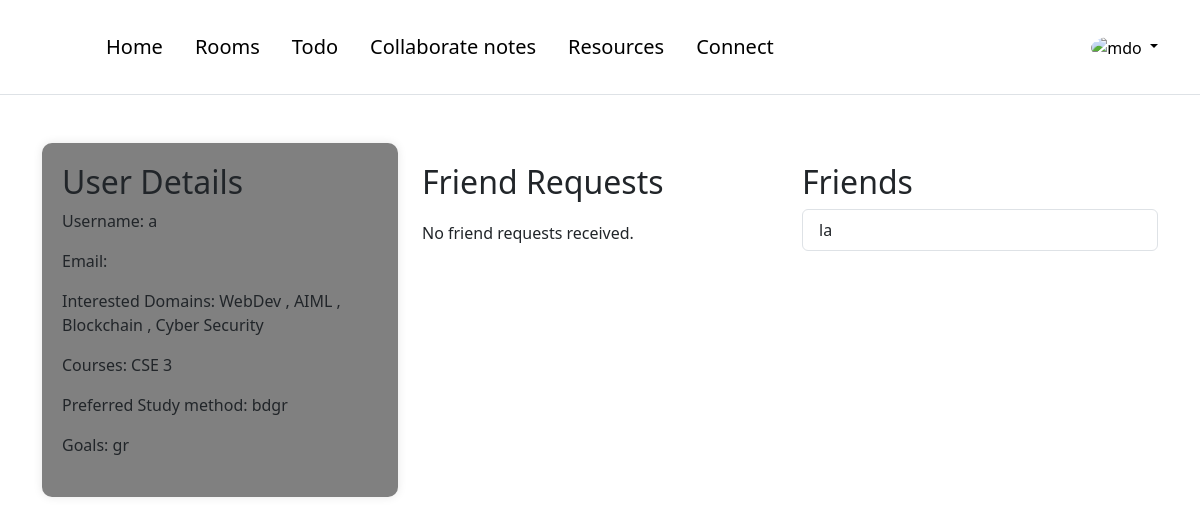
Before: /accounts/profile/ (signed in) with the older database file.
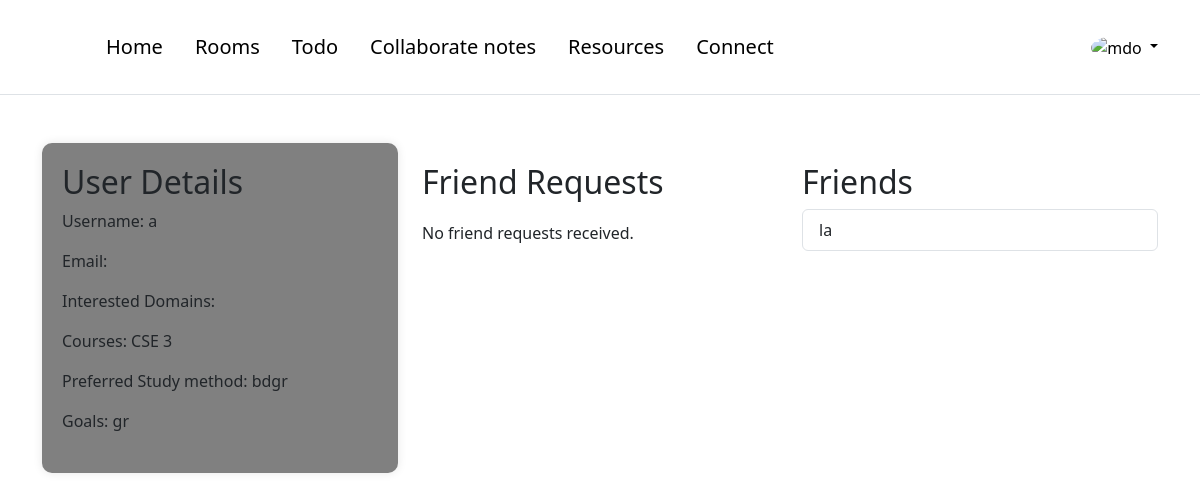
After: the same page with the newer database file.
### accounts/models.py (models this page shows, shortened)
class Domain(models.Model):
    name = models.CharField(max_length=20, unique=True)

### accounts/views.py (the view)
# urls.py: path('profile/', views.profile, name="profile"),
@login_required(login_url='accounts:login')
def profile(request):
    user = request.user
    friend_requests = FriendRequest.objects.filter(receiver=user)  # Requests sent by the user
    user_profile = UserProfile.objects.get(user=user)
    friends = user_profile.friends.all()
    context = {
        'user': user,
        'friend_requests': friend_requests,
        'friends': friends,
    }
    return render(request, 'accounts/profile.html', context)

### frontend/templates/accounts/profile.html (shortened to what this page needs)
{% extends 'base/base.html' %}
{% load static %}
{% block content %}
<div class="container mt-5">
    <div class="row">
        <div class="col-md-4">
            <div class="profile-container">
                <div class="profile-details">
                    <h2>User Details</h2>
                    <p>Username: {{ user.username }}</p>
                    <p>Email: {{ user.email }}</p>
                    <p>Interested Domains:
                        {% for domain in request.user.userprofile.domains.all %}
                        {{ domain.name }}
                        {% if not forloop.last %}, {% endif %}
                        {% endfor %}
                    </p>
                    <p>Courses: {{ user.userprofile.courses }}</p>
                    <p>Preferred Study method: {{ user.userprofile.preferred_study_methods }}</p>
                    <p>Goals: {{ user.userprofile.goals }}</p>
                </div>
            </div>
        </div>
        <div class="col-md-4">
            <div class="friend-request">
                <h2>Friend Requests</h2>
                {% if friend_requests %}
                <ul class="list-group">
                    {% for request in friend_requests %}
                    <li class="list-group-item">
                        From: {{ request.sender.username }}<br>
                        Domain: {% for domain in request.sender.userprofile.domains.all %}
                                {{ domain.name }}
                                {% if not forloop.last %}, {% endif %}
                                {% endfor %}
                        <form method="post" action="{% url 'accounts:acdrequest' request.id %}">
                            {% csrf_token %}
                            <button type="submit" name="action" value="accept" class="btn btn-success btn-sm"><i class="bi bi-check"></i> Accept</button>
                            <button type="submit" name="action" value="decline" class="btn btn-danger btn-sm"><i class="bi bi-x"></i> Decline</button>
                        </form>
                    </li>
                    {% endfor %}
                </ul>
                {% else %}
                <p class="no-friend-request">No friend requests received.</p>
                {% endif %}
            </div>
        </div>
        <div class="col-md-4">
            <div class="friend-list">
                <h2>Friends</h2>
                {% if friends %}
                <ul class="list-group">
                    {% for friend in friends %}
                    <li class="list-group-item">{{ friend.username }}</li>
                    {% endfor %}
                </ul>
                {% else %}
                <p>No friends yet.</p>
                {% endif %}
            </div>
        </div>
    </div>
</div>
{% endblock %}

Changed rows visible on the page:
no longer on this page (row edited): Domain: name "WebDev"
no longer on this page (row edited): Domain: name "AIML"
removed Domain: name "Blockchain"
removed Domain: name "Cyber Security"
